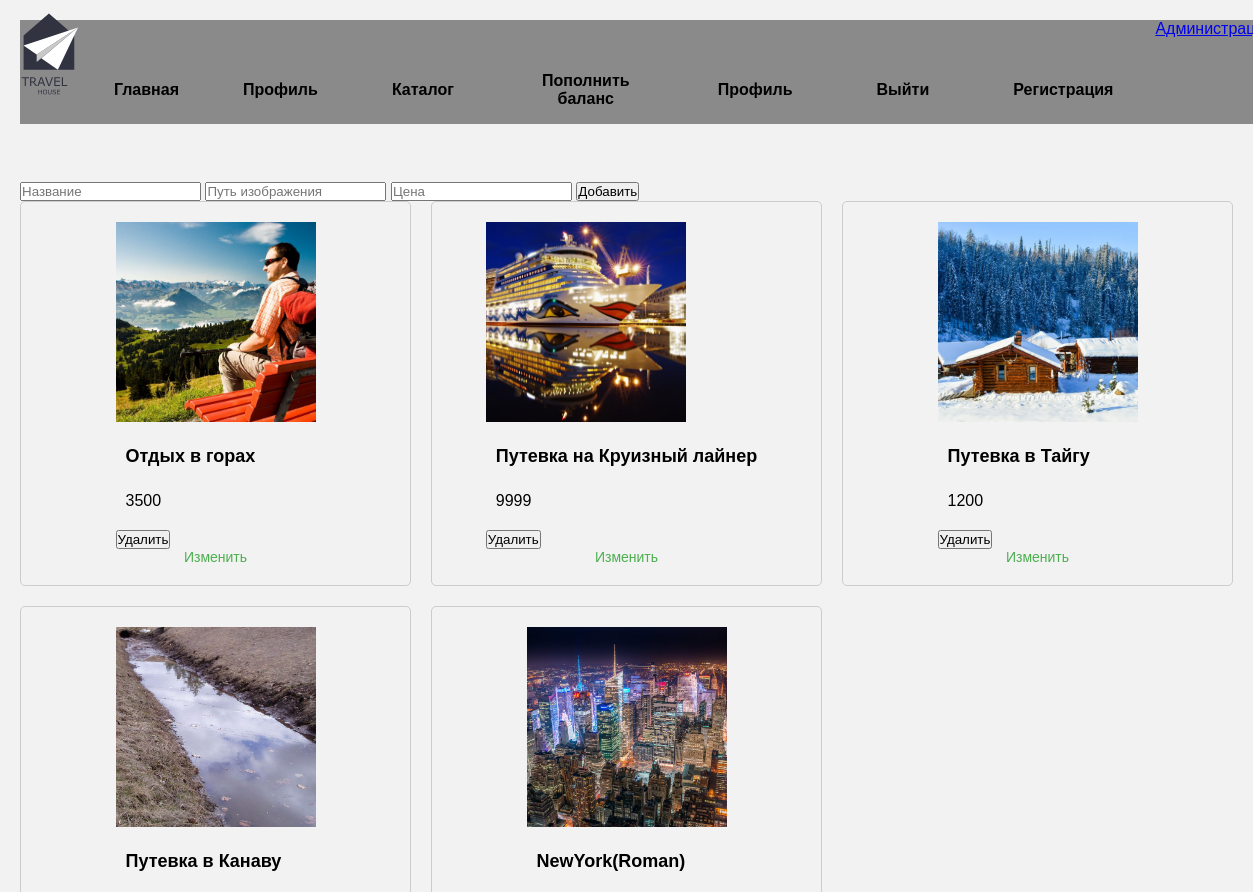
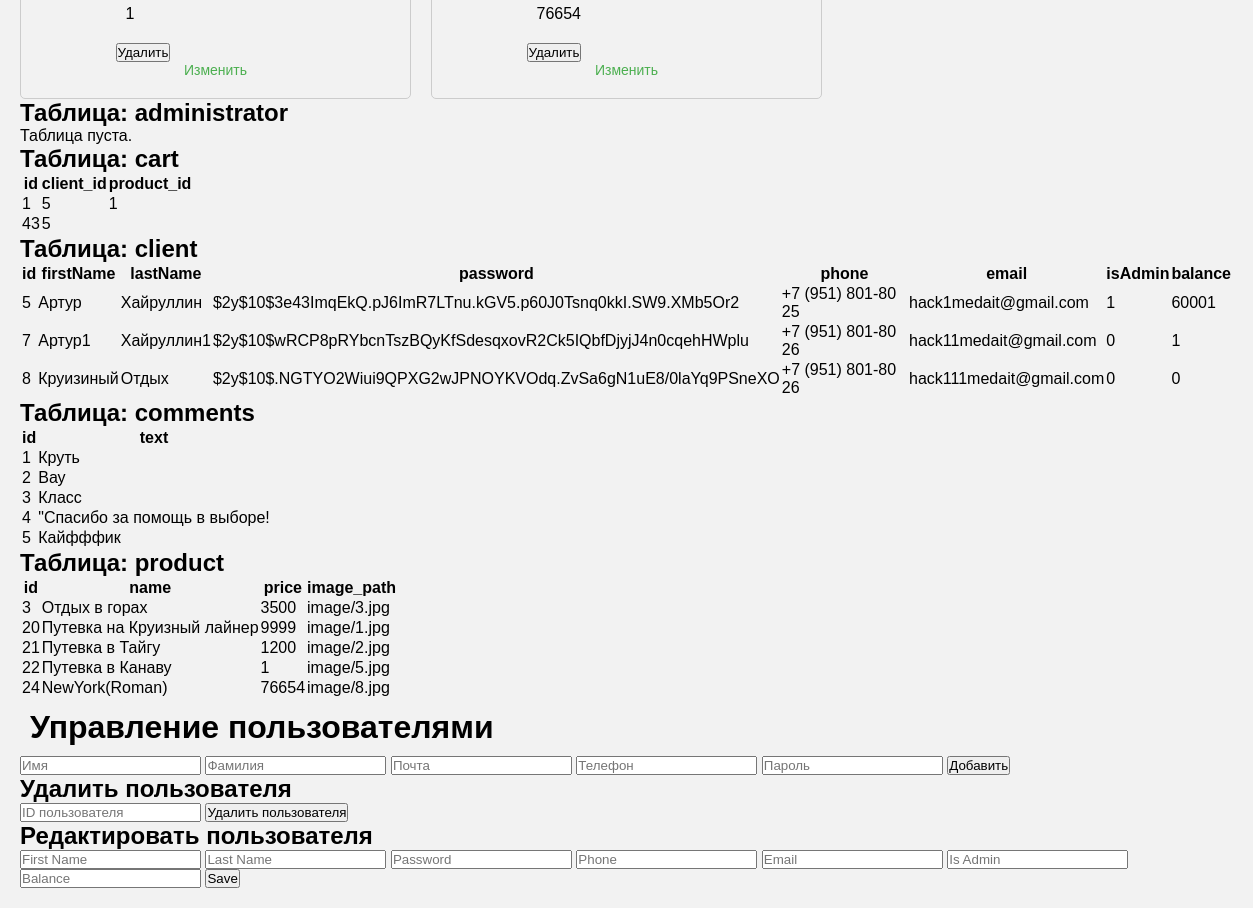
Page /321/pages/admin.php (signed in) on the committed database (2 pictures, top to bottom).
### tables this page shows
CREATE TABLE `Product` (
  `id` int(11) NOT NULL,
  `name` varchar(255) NOT NULL,
  `price` int(11) NOT NULL,
  `image_path` longtext NOT NULL
);

CREATE TABLE `Cart` (
  `id` int(11) NOT NULL,
  `client_id` int(11) NOT NULL,
  `product_id` int(11) DEFAULT NULL
);

CREATE TABLE `Client` (
  `id` int(11) NOT NULL,
  `firstName` varchar(255) NOT NULL,
  `lastName` varchar(255) NOT NULL,
  `password` longtext NOT NULL,
  `phone` varchar(255) NOT NULL,
  `email` varchar(255) NOT NULL,
  `isAdmin` int(11) NOT NULL,
  `balance` int(150) NOT NULL
);

CREATE TABLE `Comments` (
  `id` int(11) NOT NULL,
  `text` longtext NOT NULL
);

### 321/pages/admin.php (the view, shortened to what this page needs)
<!DOCTYPE html>
<html lang="en">
<head>
    <link rel="stylesheet" href="../css/product.css">
</head>
<body>
    <?php require("../php/header.php"); ?> <br><br><br><br><br><br><br><br><br>
    <form action="../php/addProuctAdmin.php" method="post" class="addProduct">
        <input type="text" placeholder="Название" name="name">
        <input type="text" placeholder="Путь изображения" name="image_path">
        <input type="number" placeholder="Цена" name="price">
        <input type="submit" value="Добавить">
    </form>
    <div class="product-list">
    <?php
    require("../php/connect.php");
    $sql = "SELECT * FROM Product";
    if($result = $conn->query($sql))
    {
        foreach ($result as $row) {
            echo "<div class='product-item'>";
            echo "<form action='../php/deleteProductAdmin.php' method='post'>";
            echo "<img class='product-img' src='".'../'.$row['image_path']."'/>";
            echo "<p class='product-title'>".$row['name']."</p>";
            echo "<p class='product-price'>".$row['price']."</p>";
            echo "<input type='submit' class='delete' value='Удалить' />";
            echo "</form>";
            echo "<button id='".$row['id']."' class='show_change'>Изменить</button>";
            echo "</div>";
        }
    }
?>
</div>
    <?php
   $servername = "localhost";
   $username = "root";
   $password = "";
   $dbname = "FurStyle";
   $conn = new mysqli($servername, $username, $password, $dbname);
   $tables = $conn->query("SHOW TABLES");
   while ($row = $tables->fetch_row()) {
       echo "<h2>Таблица: " . $row[0] . "</h2>";
       $result = $conn->query("SELECT * FROM " . $row[0]);
       if ($result->num_rows > 0) {
           echo "<table><tr>";
           while ($fieldinfo = $result->fetch_field()) {
               echo "<th>" . $fieldinfo->name . "</th>";
           }
           echo "</tr>";
           while ($row = $result->fetch_row()) {
               echo "<tr>";
               foreach ($row as $value) {
                   echo "<td>" . $value . "</td>";
               }
               echo "</tr>";
           }
           echo "</table>";
       } else {
           echo "Таблица пуста.";
       }
   }
   ?>
    <h1>Управление пользователями</h1>
    <form action="api.php" method="post">
    <input placeholder="Имя" type="text" name="firstName">
    <input placeholder="Фамилия" type="text" name="lastName">
    <input placeholder="Почта" type="email" name="email">
    <input id="phone" placeholder="Телефон" type="phone" name="phone">
    <input placeholder="Пароль" type="password" name="password">
    <input type="submit" value="Добавить">
    </form>
  <h2>Удалить пользователя</h2>
  <input type="number" id="userIdToDelete" placeholder="ID пользователя" required>
  <button onclick="deleteUser()">Удалить пользователя</button>
   <h2>Редактировать пользователя</h2>
<form id="userForm">
    <input type="text" id="firstName" name="firstName" placeholder="First Name">
    <input type="text" id="lastName" name="lastName" placeholder="Last Name">
    <input type="password" id="password" name="password" placeholder="Password">
    <input type="text" id="phone" name="phone" placeholder="Phone">
    <input type="email" id="email" name="email" placeholder="Email">
    <input type="number" id="isAdmin" name="isAdmin" placeholder="Is Admin">
    <input type="number" id="balance" name="balance" placeholder="Balance">
    <button type="button" onclick="saveUser()">Save</button>
  </form>
</body>
</html>

### 321/css/product.css (style rules this page uses)
.product-list { display: grid; grid-template-columns: repeat(auto-fit, minmax(300px, 1fr)); gap: 20px; }
.product-item { display: flex; flex-direction: column; align-items: center; justify-content: center; padding: 20px; background-color: #f2f2f2; border: solid 1px #ccc; border-radius: 5px; }
.product-img { width: 200px; height: 200px; object-fit: cover; margin-bottom: 10px; }
.product-title { font-size: 18px; font-weight: bold; margin-bottom: 5px; }
.product-price { font-size: 16px; margin-bottom: 10px; }

### 321/style.css (style rules this page uses)
* { margin: 0; padding: 0; box-sizing: border-box; }
body { font-family: Arial, sans-serif; background-color: rgb(97, 97, 97)34); }
h1, p { margin: 0; padding: 10px; }

### 321/pages/admin.php (style rules this page uses)
.show_change { background-color: transparent; border: none; color: #4CAF50; font-size: 14px; cursor: pointer; transition: color 0.3s; }
body { font-family: Arial, sans-serif; background-color: #f2f2f2; margin: 0; padding: 20px; }

### rows in the picture
product: image_path (picture), name "Отдых в горах", price "3500", id "3", image_path "image/3.jpg"
product: image_path (picture), name "Путевка на Круизный лайнер", price "9999", id "20", image_path "image/1.jpg"
product: image_path (picture), name "Путевка в Тайгу", price "1200", id "21", image_path "image/2.jpg"
product: image_path (picture), name "Путевка в Канаву", price "1", id "22", image_path "image/5.jpg"
product: image_path (picture), name "NewYork(Roman)", price "76654", id "24", image_path "image/8.jpg"
cart: value "1", client "5"
cart: id "43", client "5"
client: id "5", firstName "Артур", lastName "Хайруллин", password "$2y$10$3e43ImqEkQ.pJ6ImR7LTnu.kGV5.p60J0Tsnq0kkI.SW9.XMb5Or2", phone "+7 (951) 801-80 25", email "hack1medait@gmail.com", isAdmin "1", balance "60001"
client: id "7", firstName "Артур1", lastName "Хайруллин1", password "$2y$10$wRCP8pRYbcnTszBQyKfSdesqxovR2Ck5IQbfDjyjJ4n0cqehHWplu", phone "+7 (951) 801-80 26", email "hack11medait@gmail.com", isAdmin "0", balance "1"
client: id "8", firstName "Круизиный", lastName "Отдых", password "$2y$10$.NGTYO2Wiui9QPXG2wJPNOYKVOdq.ZvSa6gN1uE8/0laYq9PSneXO", phone "+7 (951) 801-80 26", email "hack111medait@gmail.com", value "0"
comments: id "1", text "Круть"
comments: id "2", text "Вау"
comments: id "3", text "Класс"
comments: id "4", text "\"Спасибо за помощь в выборе!"
comments: id "5", text "Кайфффик"

### other values in the picture
$row[0] "administrator"
$row[0] "cart"
$fieldinfo->name "id"
$fieldinfo->name "client_id"
$fieldinfo->name "product_id"
$row[0] "client"
$fieldinfo->name "firstName"
$fieldinfo->name "lastName"
$fieldinfo->name "password"
$fieldinfo->name "phone"
$fieldinfo->name "email"
$fieldinfo->name "isAdmin"
$fieldinfo->name "balance"
$row[0] "comments"
$fieldinfo->name "text"
